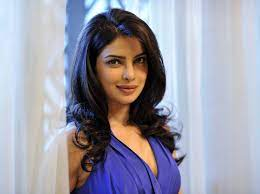
#> input picture Backend/thief_data/Priyanka_chopra2.jpg, 260 x 194 px
$ python photomatchFinal.py
#> lines starting #> are read from the running program, lines starting #| are printed output that depends on the picture; pictures that were not available may be replaced by others from this repository, and a replacement may not be noted
#> the answer given: ../../Backend/thief_data/Priyanka_chopra2.jpg
#> in main, image1 is the input picture: shape (194, 260, 3); mean B, G, R 170.3, 156, 155.9
import os
import cv2
import tkinter as tk
from tkinter import filedialog

def matcher(img1,img2):
    # [10 lines of commented-out code are left out]
    gray1 = cv2.cvtColor(img1, cv2.COLOR_BGR2GRAY)
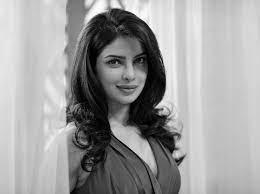
#> gray1: shape (194, 260); min 0, max 254, mean 157.6
    gray2 = cv2.cvtColor(img2, cv2.COLOR_BGR2GRAY)

# Create a SIFT object
    sift = cv2.SIFT_create()

# Detect the keypoints and descriptors in both images
    keypoints1, descriptors1 = sift.detectAndCompute(gray1, None)
#> keypoints1 = 217 keypoints; strongest (x, y, size): (147, 117, 23.9), (181, 159, 3.1), (157, 107, 1.9), (115, 100, 82.7)
    keypoints2, descriptors2 = sift.detectAndCompute(gray2, None)
#> keypoints2 has the same summary as keypoints1

# Create a brute-force matcher
    bf = cv2.BFMatcher()

# Match the descriptors using knn matching
    matches = bf.knnMatch(descriptors1, descriptors2, k=2)
#> matches = 217 matches

# Filter the matches using the Lowe's ratio test
    good_matches = []
    for m, n in matches:
        if m.distance < 0.75 * n.distance:
            good_matches.append([m])
#> after the loop, good_matches = 217 matches

    # Draw the matches on the images
    result = cv2.drawMatchesKnn(img1, keypoints1, img2, keypoints2, good_matches, None, flags=cv2.DrawMatchesFlags_NOT_DRAW_SINGLE_POINTS)
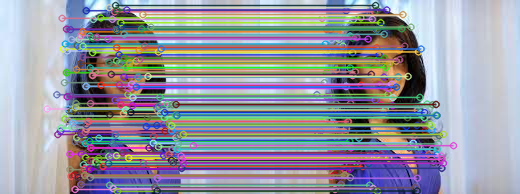
#> result: shape (194, 520, 3); mean B, G, R 161.7, 150.5, 149.6

    # Display the result
    #cv2.imshow('Matched Faces', result)
    #cv2.waitKey(0)
    #cv2.destroyAllWindows()

    score = len(good_matches)/len(keypoints1)
#> score = 1


    #print("SCORE: ",score)

    return result,score

def select_image():
    root = tk.Tk()
    root.withdraw()
    file_path = filedialog.askopenfilename()
    return file_path


def main():
    imgpath = select_image()
    image1 = cv2.imread(imgpath)
    cv2.imshow('Selected Image', image1)
    cv2.waitKey(0)
    cv2.destroyAllWindows()
    photoPath = "/home/krishnatejaswis/VSCode/ArrestpersonsRename"
    for filename in os.listdir(photoPath):
        if filename.endswith('.jpg') or filename.endswith('.jpeg') or filename.endswith('.png'):
            #print(filename)
            image2 = cv2.imread(os.path.join(photoPath,filename))
            imgmatch,score = matcher(image1,image2)
#> score = 1
            if score>0.9:
                # Display the result
                cv2.imshow('Matched Faces', imgmatch)
                cv2.waitKey(0)
                cv2.destroyAllWindows()
                score = round(score,4)
                print("Match percentage is: ",score*100)
#| Match percentage is:  100.0
                break


    #print(imgpath,filename)
main()

$ run again, on Backend/thief_data/Priyanka_chopra3.jpg
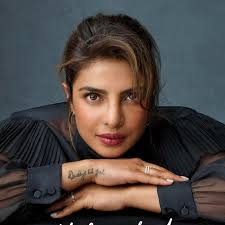
#> input picture Backend/thief_data/Priyanka_chopra3.jpg, 225 x 225 px
#> in main, image1 is the input picture: shape (225, 225, 3); mean B, G, R 67.5, 69.8, 76.9
#> in matcher, `gray1 = cv2.cvtColor(img1, cv2.COLOR_BGR2GRAY)`:
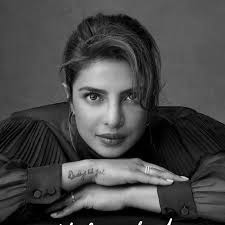
#> gray1: shape (225, 225); min 0, max 255, mean 71.7
#> keypoints1 = 194 keypoints; strongest (x, y, size): (184, 178, 3.6), (149, 199, 14), (96, 95, 10.8), (138, 184, 5.5)
#> keypoints2 has the same summary as keypoints1
#> matches = 194 matches
#> in matcher, `result = cv2.drawMatchesKnn(img1, keypoints1, img2, keypoints2, good_m..`:
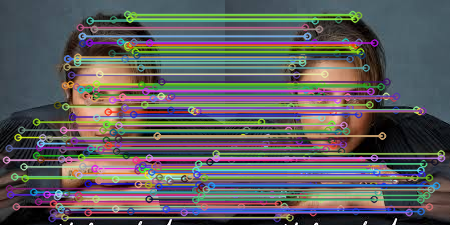
#> result: shape (225, 450, 3); mean B, G, R 94.5, 93.5, 94.5
#> in matcher, `score = len(good_matches)/len(keypoints1)`: score = 1
#| Match percentage is:  100.0

$ run again, on Backend/thief_data/Priyanka_chopra4.jpg
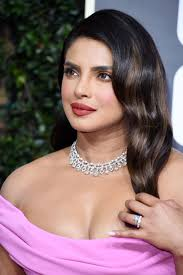
#> input picture Backend/thief_data/Priyanka_chopra4.jpg, 183 x 275 px
#> in main, image1 is the input picture: shape (275, 183, 3); mean B, G, R 111.2, 108.1, 134.2
#> in matcher, `gray1 = cv2.cvtColor(img1, cv2.COLOR_BGR2GRAY)`:
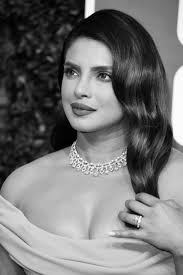
#> gray1: shape (275, 183); min 0, max 255, mean 116.2
#> keypoints1 = 270 keypoints; strongest (x, y, size): (89, 10, 7.7), (107, 77, 2.2), (132, 212, 4.2), (130, 226, 5.8)
#> keypoints2 has the same summary as keypoints1
#> matches = 270 matches
#> in matcher, `result = cv2.drawMatchesKnn(img1, keypoints1, img2, keypoints2, good_m..`:
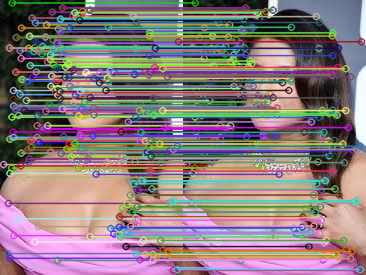
#> result: shape (275, 366, 3); mean B, G, R 126.2, 123.6, 138.7
#> in matcher, `score = len(good_matches)/len(keypoints1)`: score = 1
#| Match percentage is:  100.0
